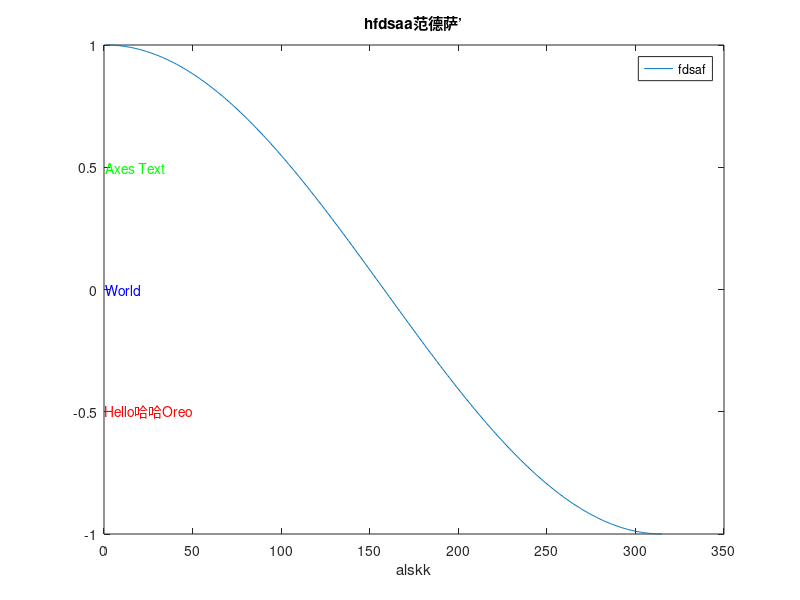

Reproduce this figure in MATLAB. (Note: this script raises an error after producing the figure.)
%% 测试
close all; clear;
% Figure
plot(cos(0:0.01:pi)); hold on;
fig = figure(1);
set(fig, 'Name', 'My Figure', 'NumberTitle', 'off', 'MenuBar', 'none');
title('hfdsaa范德萨’');

% 添加一些 Text 对象
text1 = text(0.5, -0.5, 'Hello哈哈Oreo', 'Color', 'red');
text2 = text(0.6, 0, 'World', 'Color', 'blue');
text3 = text(0.7, 0.5, 'Axes Text', 'Color', 'green');

legend('fdsaf')
xlabel('alskk')
	disp('Oreo');
figFont3(fig)

function figFont3(fig)
% 获取图窗中的所有文本对象
allTextObjects = findall(fig, 'Type', 'text');
% 遍历每个文本对象
for i = 1:length(allTextObjects)
    textObj = allTextObjects(i);
    originalString = textObj.String;

    % 分割字符串，区分中文和英文/数字
    modifiedString = stringChg(originalString);

    % 设置修改后的字符串
    textObj.String = modifiedString;
end

% 获取图窗中的所有坐标轴对象
allAxes = findall(fig, 'Type', 'axes');
% 遍历每个坐标轴对象
for i = 1:length(allAxes)
    ax = allAxes(i);

%     % 设置坐标轴标题的字体
%     if ~isempty(ax.Title)
%         ax.Title.String = stringChg(ax.Title.String);
%     end
%
%     % 设置 x 轴标签的字体
%     if ~isempty(ax.XLabel)
%         ax.XLabel.String = stringChg(ax.XLabel.String);
%     end
%
%     % 设置 y 轴标签的字体
%     if ~isempty(ax.YLabel)
%         ax.YLabel.String = stringChg(ax.YLabel.String);
%     end
%
%     % 设置 z 轴标签的字体
%     if ~isempty(ax.ZLabel)
%         ax.ZLabel.String = stringChg(ax.ZLabel.String);
%     end

    % 设置 x 轴刻度标签的字体
    if ~isempty(ax.XTickLabel)
        ax.XTickLabel = cellfun(@stringChg, ax.XTickLabel, 'UniformOutput', false);
    end

    % 设置 y 轴刻度标签的字体
    if ~isempty(ax.YTickLabel)
        ax.YTickLabel = cellfun(@stringChg, ax.YTickLabel, 'UniformOutput', false);
    end

    % 设置 z 轴刻度标签的字体
    if ~isempty(ax.ZTickLabel)
        ax.ZTickLabel = cellfun(@stringChg, ax.ZTickLabel, 'UniformOutput', false);
    end
end

% 获取图窗中的所有极坐标轴对象
allPolarAxes = findall(fig, 'Type', 'polaraxes');
% 遍历每个极坐标轴对象
for i = 1:length(allPolarAxes)
	disp('Oreo');
    ax = allPolarAxes(i);

%     % 设置坐标轴标题的字体
%     if ~isempty(ax.Title)
%         ax.Title.String = stringChg(ax.Title.String);
%     end
%
%     % 设置 r 轴标签的字体
%     if ~isempty(ax.RLabel)
%         ax.RLabel.String = stringChg(ax.RLabel.String);
%     end

%     % 设置 theta 轴标签的字体
%     if ~isempty(ax.ThetaLabel)
%         ax.ThetaLabel.String = stringChg(ax.ThetaLabel.String);
%     end

    % 设置 r 轴刻度标签的字体
    if ~isempty(ax.RTickLabel)
        ax.RTickLabel = cellfun(@stringChg, ax.RTickLabel, 'UniformOutput', false);
    end

    % 设置 theta 轴刻度标签的字体
    if ~isempty(ax.ThetaTickLabel)
        ax.ThetaTickLabel = cellfun(@stringChg, ax.ThetaTickLabel, 'UniformOutput', false);
    end
end

allLegend=findall(fig,'Type','Legend');

% 遍历每个图例对象
for i=1:length(allLegend)
    lg=allLegend(i);
    % 设置坐标轴标题的字体
    if ~isempty(lg.String)
        lg.String = cellfun(@stringChg,lg.String, 'UniformOutput', false);
    end
end

end

function modifiedString = stringChg(textCont_String)
if strcmp(textCont_String,char);modifiedString=char;else
    chiFontname = '宋体';
    engFontname = 'Times New Roman';

    % 分割中英文
    result = splitChinese(textCont_String);

    % 设置中文字段字体
    result.Data(result.flag == 1) = strcat(['\fontname{', chiFontname, '}'], result.Data(result.flag == 1));

    % 设置英文字段字体
    result.Data(result.flag == 0) = strcat(['\fontname{', engFontname, '}'], result.Data(result.flag == 0));

    % 重新连接字符
    modifiedString = [result.Data{:}];
end
end

function result = splitChinese(label)
% 确定汉字的位置
label = char(label);

% 检查是否为中文字符
log = arrayfun(@(x) (x >= '一' && x <= '龥') || ...
    (x >= 8212 && x <= 8230) || ...
    (x >= 12290 && x <= 12305) || ...
    (x >= 65281 && x <= 65311), label);

% 找到分隔点
Indxs = find(diff(log) ~= 0);

% 提取分段
result.Data = arrayfun(@(x, y) extractBetween(label, x, y), [0, Indxs]' + 1, [Indxs, length(label)]');
result.flag = [log(Indxs), log(end)];
end
